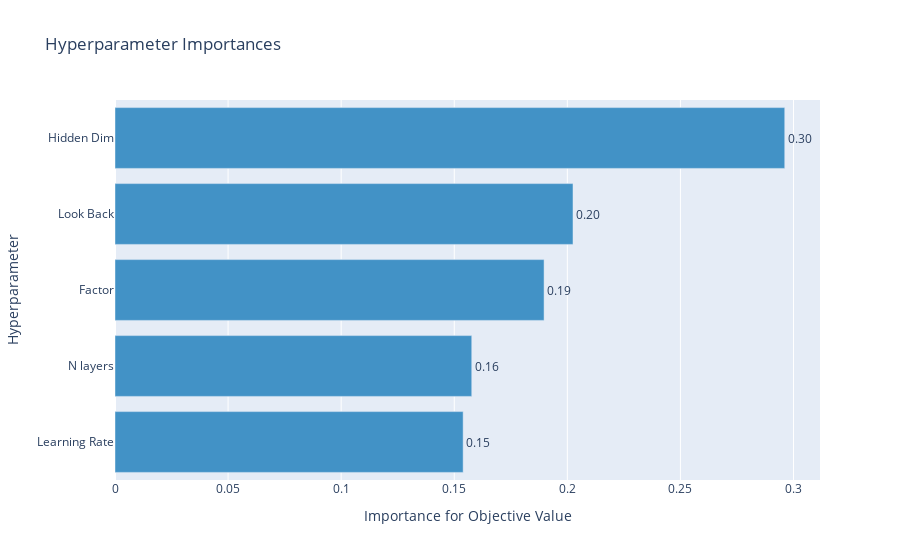

The code cell stored with this chart in its notebook:
### Code cell
optuna.visualization.plot_param_importances(study)

### Figure 1 — Plotly figure (JSON) as saved in the notebook; plotly's stock layout.template omitted (floating-point values rounded to 4 significant figures)
{"data": [{"cliponaxis": false, "hovertemplate": ["Learning Rate (LogUniformDistribution): 0.15392925695174542<extra></extra>", "N layers (IntUniformDistribution): 0.1577372229940949<extra></extra>", "Factor (LogUniformDistribution): 0.18970706763612<extra></extra>", "Look Back (IntUniformDistribution): 0.2025029692219444<extra></extra>", "Hidden Dim (IntLogUniformDistribution): 0.2961234831960952<extra></extra>"], "marker": {"color": "rgb(66,146,198)"}, "orientation": "h", "text": ["0.15392925695174542", "0.1577372229940949", "0.18970706763612", "0.2025029692219444", "0.2961234831960952"], "textposition": "outside", "texttemplate": "%{text:.2f}", "type": "bar", "x": [0.1539, 0.1577, 0.1897, 0.2025, 0.2961], "y": ["Learning Rate", "N layers", "Factor", "Look Back", "Hidden Dim"]}], "layout": {"showlegend": false, "title": {"text": "Hyperparameter Importances"}, "xaxis": {"title": {"text": "Importance for Objective Value"}}, "yaxis": {"title": {"text": "Hyperparameter"}}}}
